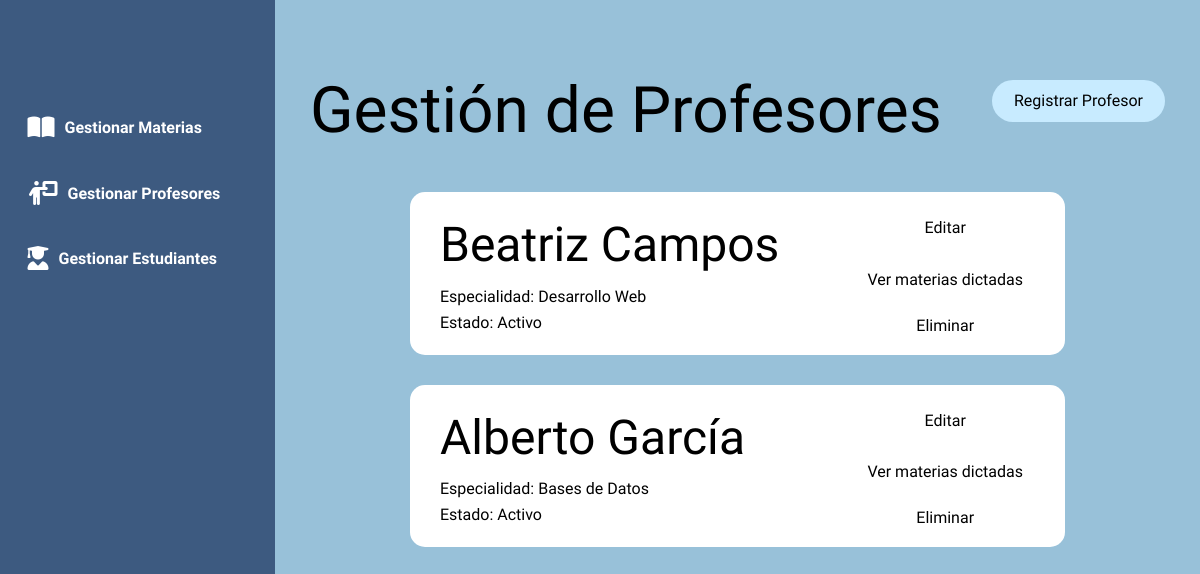
/profesores, run on the app's committed database.
### models.py (models this page shows)
class Profesor(Base):
    __tablename__ = 'profesores'
    id = Column(Integer, primary_key=True)
    nombre = Column(String(50), nullable=False)
    apellido = Column(String(50), nullable=False)
    especialidad = Column(String(100))
    is_active = Column(Boolean, default=True, nullable=False)

### app.py (the view)
@app.route('/profesores')
def lista_profesores():
    profesores = session.query(Profesor).filter_by(is_active=True).order_by(Profesor.apellido).all()
    return render_template('profesores.html', profesores=profesores)

### templates/profesores.html (shortened to what this page needs)
{% extends "base.html" %} {% block title %}Gestión de Profesores{% endblock %}
{% block content %}
<div class="header">
    <h1>Gestión de Profesores</h1>
    <a href="{{ url_for('nuevo_profesor') }}" class="btn create-btn">Registrar Profesor</a>
</div>
{% for profesor in profesores %}
<div class="card">
	<div>
		<h2>{{ profesor.nombre }} {{ profesor.apellido }}</h2>
		<p>Especialidad: {{ profesor.especialidad }}</p>
		<p>Estado: Activo</p>
	</div>
    <div class="action-buttons">
        <a href="{{ url_for('editar_profesor', profesor_id=profesor.id) }}" class="btn btn-card">Editar</a>
        <a href="#" class="btn btn-card">Ver materias dictadas</a>
        <form action="{{ url_for('eliminar_profesor', profesor_id=profesor.id) }}" method="POST" style="display:inline;" onsubmit="return confirm('¿Seguro que deseas eliminar este profesor?');">
            <button type="submit" class="btn btn-delete">Eliminar</button>
        </form>
    </div>
</div>
{% else %}
	<p>No hay profesores registrados.</p>
{% endfor %}
{% endblock %}

### static/css/styles.css (style rules this page uses)
body { font-family: kadwa, -apple-system, BlinkMacSystemFont, "Segoe UI", Roboto, "Helvetica Neue", Arial, sans-serif; line-height: 1.6; margin: 0; background-color: #f4f4f4; color: #000; }
h1, h2, h3, p { font-weight: 100; margin: 0; }
h1 { font-size: 64px; margin-block-start: 20px; }
h2 { font-size: 48px; }
.header { display: flex; justify-content: space-between; align-items: center; }
.card { display: flex; justify-content: space-between; background-color: #ffffff; padding-inline: 30px; padding-block: 15px; margin-block: 30px; margin-inline: 100px; border-radius: 15px; }
.action-buttons { display: flex; flex-direction: column; align-items: center; gap: 10px; }
.btn { text-decoration: none; cursor: pointer; text-align: center; padding: 8px 12px; border-radius: 50px; color: #000000; }
.btn-card { width: 100%; transition: 0.10s linear; }
.btn-delete { font-family: inherit; font-size: inherit; border: none; padding: 5px 45px; transition: 0.10s linear; background-color: transparent; }
.create-btn { background-color: #C8EBFF; padding: 8px 22px; }

### data on the page
Profesor: nombre "Beatriz", apellido "Campos", especialidad "Desarrollo Web"
Profesor: nombre "Alberto", apellido "García", especialidad "Bases de Datos"
